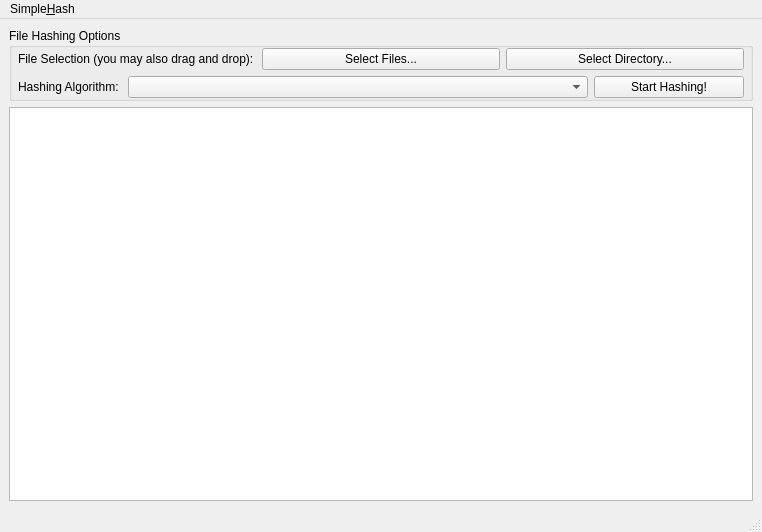
<?xml version="1.0" encoding="UTF-8"?>
<ui version="4.0">
 <class>MainWindow</class>
 <widget class="QMainWindow" name="MainWindow">
  <property name="geometry">
   <rect>
    <x>0</x>
    <y>0</y>
    <width>762</width>
    <height>532</height>
   </rect>
  </property>
  <property name="windowTitle">
   <string>MainWindow</string>
  </property>
  <widget class="QWidget" name="centralwidget">
   <layout class="QVBoxLayout" name="verticalLayout">
    <item>
     <widget class="QGroupBox" name="topBox">
      <property name="title">
       <string>File Hashing Options</string>
      </property>
      <layout class="QVBoxLayout" name="verticalLayout_2">
       <property name="leftMargin">
        <number>6</number>
       </property>
       <property name="topMargin">
        <number>0</number>
       </property>
       <property name="rightMargin">
        <number>6</number>
       </property>
       <property name="bottomMargin">
        <number>0</number>
       </property>
       <item>
        <layout class="QHBoxLayout" name="horizontalLayout_2">
         <item>
          <widget class="QLabel" name="fileSelectLabel">
           <property name="text">
            <string>File Selection (you may also drag and drop):</string>
           </property>
          </widget>
         </item>
         <item>
          <widget class="QPushButton" name="selectFilesButton">
           <property name="text">
            <string>Select Files...</string>
           </property>
          </widget>
         </item>
         <item>
          <widget class="QPushButton" name="selectFolderButton">
           <property name="text">
            <string>Select Directory...</string>
           </property>
          </widget>
         </item>
        </layout>
       </item>
       <item>
        <layout class="QHBoxLayout" name="horizontalLayout">
         <item>
          <widget class="QLabel" name="algorithmLabel">
           <property name="text">
            <string>Hashing Algorithm: </string>
           </property>
          </widget>
         </item>
         <item>
          <widget class="QComboBox" name="comboBox">
           <property name="sizePolicy">
            <sizepolicy hsizetype="Expanding" vsizetype="Fixed">
             <horstretch>0</horstretch>
             <verstretch>0</verstretch>
            </sizepolicy>
           </property>
          </widget>
         </item>
         <item>
          <widget class="QPushButton" name="startCancelButton">
           <property name="minimumSize">
            <size>
             <width>150</width>
             <height>0</height>
            </size>
           </property>
           <property name="text">
            <string>Start Hashing!</string>
           </property>
          </widget>
         </item>
        </layout>
       </item>
      </layout>
     </widget>
    </item>
    <item>
     <widget class="QTableView" name="tableView"/>
    </item>
   </layout>
  </widget>
  <widget class="QMenuBar" name="menubar">
   <property name="geometry">
    <rect>
     <x>0</x>
     <y>0</y>
     <width>762</width>
     <height>21</height>
    </rect>
   </property>
   <widget class="QMenu" name="menuSimple_Hash">
    <property name="title">
     <string>Simple&amp;Hash</string>
    </property>
    <addaction name="action_Hash_Files"/>
    <addaction name="action_Preferences"/>
    <addaction name="separator"/>
    <addaction name="actionE_xit"/>
   </widget>
   <addaction name="menuSimple_Hash"/>
  </widget>
  <widget class="QStatusBar" name="statusbar"/>
  <action name="action_Hash_Files">
   <property name="text">
    <string>&amp;Hash Files</string>
   </property>
  </action>
  <action name="action_Preferences">
   <property name="text">
    <string>&amp;Preferences</string>
   </property>
  </action>
  <action name="actionE_xit">
   <property name="text">
    <string>E&amp;xit</string>
   </property>
   <property name="shortcut">
    <string>Ctrl+Q</string>
   </property>
  </action>
 </widget>
 <resources/>
 <connections>
  <connection>
   <sender>actionE_xit</sender>
   <signal>triggered()</signal>
   <receiver>MainWindow</receiver>
   <slot>close()</slot>
   <hints>
    <hint type="sourcelabel">
     <x>-1</x>
     <y>-1</y>
    </hint>
    <hint type="destinationlabel">
     <x>380</x>
     <y>265</y>
    </hint>
   </hints>
  </connection>
  <connection>
   <sender>startCancelButton</sender>
   <signal>clicked()</signal>
   <receiver>MainWindow</receiver>
   <slot>startCancelButton()</slot>
   <hints>
    <hint type="sourcelabel">
     <x>667</x>
     <y>96</y>
    </hint>
    <hint type="destinationlabel">
     <x>380</x>
     <y>265</y>
    </hint>
   </hints>
  </connection>
  <connection>
   <sender>selectFilesButton</sender>
   <signal>clicked()</signal>
   <receiver>MainWindow</receiver>
   <slot>openFiles()</slot>
   <hints>
    <hint type="sourcelabel">
     <x>376</x>
     <y>62</y>
    </hint>
    <hint type="destinationlabel">
     <x>349</x>
     <y>303</y>
    </hint>
   </hints>
  </connection>
  <connection>
   <sender>selectFolderButton</sender>
   <signal>clicked()</signal>
   <receiver>MainWindow</receiver>
   <slot>openDirectory()</slot>
   <hints>
    <hint type="sourcelabel">
     <x>585</x>
     <y>68</y>
    </hint>
    <hint type="destinationlabel">
     <x>398</x>
     <y>293</y>
    </hint>
   </hints>
  </connection>
 </connections>
 <slots>
  <slot>startCancelButton()</slot>
  <slot>openFiles()</slot>
  <slot>openDirectory()</slot>
 </slots>
</ui>
